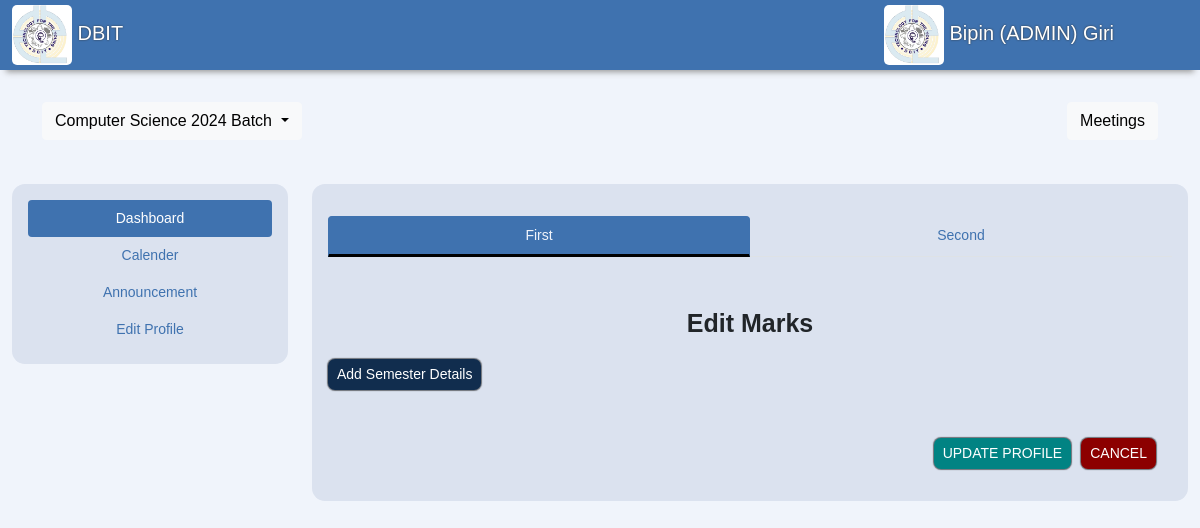
The page /faculty-marks (signed in) on the database its author committed.
### accounts/models.py (models this page shows, shortened)
class User(AbstractUser):
    usr_id = models.CharField(max_length=50, unique=True)
    username = None
    email = models.EmailField(max_length=255, unique=True)
    created_on = models.DateTimeField(auto_now_add=True)
    is_active = models.BooleanField(default=True)
    is_staff = models.BooleanField(default=False)
    is_superuser = models.BooleanField(default=False)
    first_name = models.CharField(max_length=50, null=True)
    last_name = models.CharField(max_length=50, null=True)
    middle_name = models.CharField(max_length=50, null=True)
    phone = models.CharField(max_length=10, null=True, blank=True)
    profile_img = models.ImageField(
        default='logo.png', null=True, blank=True, upload_to='images/')
    USERNAME_FIELD = 'email'
    REQUIRED_FIELDS = ['usr_id', ]
    objects = CustomUserManager()

### FacultyDashboard/views.py (the view)
# urls.py: path('faculty-marks',views.facultymarks, name= 'marks'),
def facultymarks(request):
    return render(request, 'FacultyDashboard/faculty-student-marks.html')

### FacultyDashboard/templates/FacultyDashboard/faculty-student-marks.html (shortened to what this page needs)
{% extends "faculty.html" %}
{% load static %}
{% block dashboardButton %}
<button class="nav-link active nav-pills-link" id="dashboard-tab" onclick="window.location.href = 'faculty-dashboard.html';" data-bs-toggle="pill" data-bs-target="#dashboard" type="button" role="tab" aria-controls="dashboard" aria-selected="true">
  Dashboard
</button>
{% endblock %}
{% block dashboardContent %}
<div class="tab-pane fade show active" id="dashboard" role="tabpanel" aria-labelledby="v-pills-home-tab">
  <nav class="">
    <div class="nav nav-tabs nav-justified mt-3" id="nav-tab" role="tablist">
      <button class="nav-link active" id="nav-first-tab" data-bs-toggle="tab" data-bs-target="#nav-first" type="button" role="tab" aria-controls="nav-first-tab" aria-selected="false">First</button>
      <button class="nav-link" id="nav-second-tab" data-bs-toggle="tab" data-bs-target="#nav-second" type="button" role="tab" aria-controls="nav-second-tab" aria-selected="true">Second</button>
    </div>
  </nav>
  <div class="tab-content mt-5" id="nav-tabContent">
    <div class="tab-pane fade show active" id="nav-first" role="tabpanel" aria-labelledby="nav-first-tab">
      <p style="font-size: 25px; padding-bottom: 1rem; display: flex; justify-content: center;">
        <strong>Edit Marks</strong>
      </p>
      <div class="mb-3" id="marks" name="edit-body">
        <button type="button" id="add-marks-btn" class="btn btn-sm ms-auto select-btn" style="width: auto; border-radius: 7px; background-color: #112D4E; color: white; box-shadow: 0 0 1px 1px rgba(0, 0, 0, 0.5);">
          Add Semester Details
        </button>
      </div>
      <div class="d-flex align-items-center justify-content-center m-3 mt-5">
        <button type="submit" class="btn btn-sm update-btn ms-auto" style="width: auto; border-radius: 7px; background-color: #018383; color: white; box-shadow: 0 0 1px 1px rgba(0, 0, 0, 0.5);">
          UPDATE PROFILE
        </button>
        <button type="button" class="btn btn-sm cancel-btn" onClick="window.location.reload()" style="width: auto; margin-left: 10px; border-radius: 7px; background-color: #8C0000; color: white; box-shadow: 0 0 1px 1px rgba(0, 0, 0, 0.5);">
          CANCEL
        </button>
      </div>
    </div>
  </div>
</div>
{% endblock %}

### templates/components/navbar.html (shortened to what this page needs)
{% load static %}
<nav class="navbar navbar-main sticky-top navbar-expand-lg pt-0 pb-0">
  <div class="container-fluid">
    <a class="navbar-brand" onClick="window.location.reload();">
      <img src="{% static 'content/logo.png' %}" class="image2" alt="">
      DBIT
    </a>
    <div class="collapse navbar-collapse" id="navbar-content">
      <div class="ms-auto">
        {% if user.is_authenticated %}
        <a class="navbar-brand" onClick="window.location.reload();">
          <img src="{{user.profile_img.url}}" class="image2" alt="{{user.first_name}}">
          {% if user.first_name and user.last_name %}{{user.first_name}} {{user.last_name}} {% endif %}
        </a>
        {% endif %}
      </div>
      <ul class="navbar-nav mr-auto mb-2 mb-lg-0">
        <span class="d-inline-block" id="dark-mode-toggle" tabindex="0" data-bs-toggle="tooltip" data-bs-placement="bottom" title="Toggle Dark Mode">
          <li class="nav-item-main">
            <button type="button" class="btn" data-toggle="button"></button>
          </li>
        </span>
        <span class="d-inline-block" tabindex="0" data-bs-toggle="tooltip" data-bs-placement="bottom" title="Change Password">
          <li class="nav-item-main">
            <a class="nav-link" id="iconifyChangePassword" href="{% url 'ChangePassword' %}">
            </a>
          </li>
        </span>
        <span class="d-inline-block" tabindex="0" data-bs-toggle="tooltip" data-bs-placement="left" title="Log Out">
          <li class="nav-item-main">
            <a class="nav-link" id="iconifyLogOut" href="{% url 'logout' %}">
            </a>
          </li>
        </span>
      </ul>
    </div>
  </div>
</nav>

### MPT/static/css/faculty.css (style rules this page uses)
.nav-link { color: var(--navbar-bg); }
.nav-tabs .nav-item.show .nav-link, .nav-tabs .nav-link.active { color: var(--body-bg); background-color: var(--navbar-bg); border-color: var(--navbar-bg) var(--navbar-bg) var(--text-body); }
.nav-tabs .nav-link { border-bottom: 3px solid transparent; }
.nav-pills .nav-link.active, .nav-pills .show>.nav-link { background-color: var(--navbar-bg); color: var(--text-component); }
.nav-pills-link { color: var(--navbar-bg); }

### MPT/static/css/navbar.css (style rules this page uses)
.navbar-main { background-color: var(--navbar-bg); -webkit-box-shadow: 0 8px 6px -6px #999; -moz-box-shadow: 0 8px 6px -6px #999; box-shadow: 0 8px 6px -6px #999; padding: 2px 0; }
.navbar-brand { text-shadow: 0 0 2px #333 !important; }
.nav-item-main > .nav-link, .nav-item-main > .nav-link:focus, .nav-item-main > .nav-link:hover { color: var(--text-component); }

### MPT/static/css/global.css (style rules this page uses)
:root { --nord-0: #2e3440; --nord-1: #3b4252; --nord-2: #434c5e; --nord-3: #4c566a; --nord-4: #d8dee9; --nord-5: #e5e9f0; --nord-6: #eceff4; --nord-7: #8fbcbb; --nord-8: #88c0d0; --nord-9: #81a1c1; --nord-10: #5e81ac; --nord-11: #bf616a; --nord-12: #d08770; --nord-13: #ebcb8b; --nord-14: #a3be8c; --nord-15: #b48ead; --body-bg: #F0F4FB; --navbar-bg: #3F72AF; --btn-bg: #112D4E; --content-bg: #DBE2EF; --text-component: #FFFFFF; --text-body: #000000; }
body { background-color: var(--body-bg); font-size: .875rem; font-family: Arial, Helvetica, sans-serif; overflow-x: hidden; }
a { color: var(--text-component); text-decoration: none; transition: color 0.3s ease; }
p { margin-bottom: 0; }
.image2 { width: 60px; height: 60px; border-radius: 5px; }

### rows shown on the page
User: profile_img (picture), first_name "Bipin (ADMIN)", last_name "Giri"
